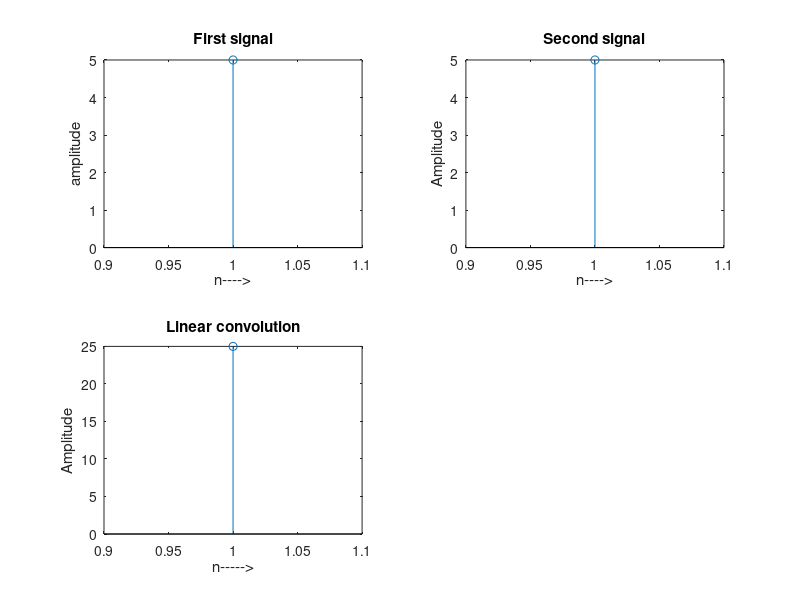

This figure's MATLAB source:
%-MD MAHADI HASAN NAHID
%-Lecturer, CSE, SUST
%-CSE 426 - Digitall Signal Processing 

%Linear Convolution by fft, ifft

clear all;
close all;
clc;

x1=input('Enter the first sequence: ')
x2=input('Enter the second seqquence: ')
N1=length(x1)
N2=length(x2)

if N1>N2
    x2=[x2,zeros(N2-N1)]
end

if N2>N1
    x1=[x1,zeros(N2-N1)]
end

N=max(N1,N2)
X1=fft(x1,N);
X2=fft(x2,N);

X3=X1.*X2

x3=ifft(X3)

subplot(2,2,1);
stem(x1);
xlabel('n---->');
ylabel('amplitude');
title('First signal');

subplot(2,2,2)
stem(x2)
xlabel('n---->');
ylabel('Amplitude');
title('Second signal');

subplot(2,2,3)
stem(x3)
xlabel('n----->');
ylabel('Amplitude');
title('Linear convolution');

